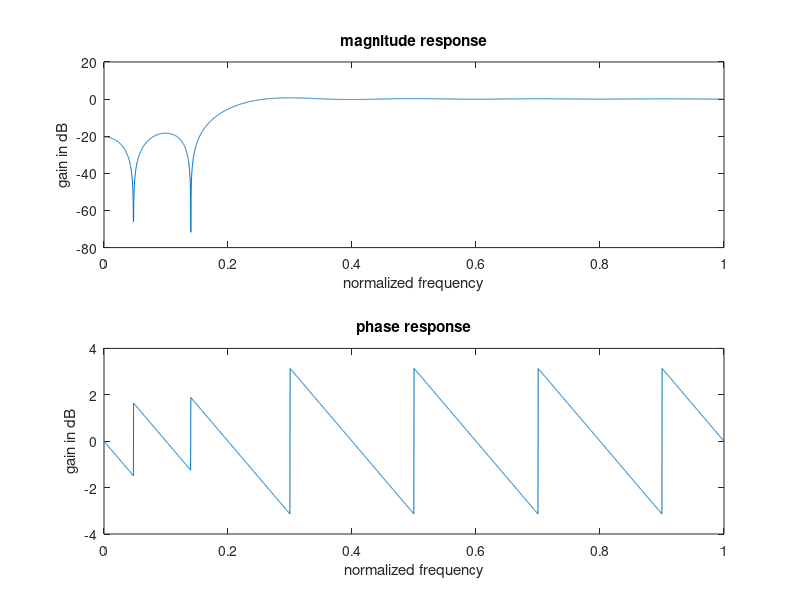

Write the MATLAB code that produced this figure.
% High pass FIR filter using rectangular window
clc;
clear all;

n = 20;
fp = 100;
fq = 300;
fs = 1000;
fn = 2*fp/fs;
window = rectwin(n+1);
b = fir1(n, fn, 'high', window);
w = 0:0.001:pi;

[h om] = freqz(b,1,w);
a = 20*log10(abs(h));
b = angle(h);

subplot(2,1,1); plot(w/pi, a);
xlabel('normalized frequency');
ylabel('gain in dB');
title('magnitude response');

subplot(2,1,2); plot(w/pi, b);
xlabel('normalized frequency');
ylabel('gain in dB');
title('phase response');

